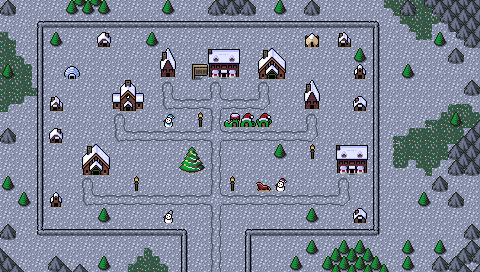

Rendered tile map (Tiled .tmx) drawn with the repository's tilesets; below, a short description and the map source with its tile grids summarised:
An orthogonal 30x17 tile map with 16x16 px tiles, 5 tile layers (Collision, Background, Ground, Clutter, ...), 2 tilesets and 8 objects.

<map version="1.10" tiledversion="1.10.1" orientation="orthogonal" renderorder="right-down" width="30" height="17" tilewidth="16" tileheight="16" infinite="0" nextlayerid="7" nextobjectid="48">
 <editorsettings>
  <export target="wastetown..tmx" format="tmx" />
 </editorsettings>
 <tileset firstgid="1" source="../tileset/main.tsx" />
 <tileset firstgid="10113" source="../tileset/buildings.tsx" />
 <layer id="6" name="Collision" width="30" height="17">
  <data>[510 cells, 69 non-empty, 5 distinct tile ids]</data>
 </layer>
 <layer id="1" name="Background" width="30" height="17">
  <data>[510 cells, 510 non-empty, 1 distinct tile ids]</data>
 </layer>
 <layer id="2" name="Ground" width="30" height="17">
  <data>[510 cells, 92 non-empty, 18 distinct tile ids]</data>
 </layer>
 <layer id="3" name="Clutter" width="30" height="17">
  <properties>
   <property name="spriteLayer" type="bool" value="true" />
  </properties>
  <data>[510 cells, 180 non-empty, 59 distinct tile ids]</data>
 </layer>
 <layer id="5" name="Rooftops" width="30" height="17">
  <data>[510 cells, 12 non-empty, 7 distinct tile ids]</data>
 </layer>
 <objectgroup id="4" name="Objects">
  <object id="38" template="../obj/entry_up.tx" x="192" y="271.659" width="48" height="16" />
  <object id="41" template="../obj/shop.tx" x="88" y="177.667" />
  <object id="42" template="../obj/shop.tx" x="119" y="113.667" />
  <object id="43" template="../obj/shop.tx" x="160.333" y="81.6667" />
  <object id="44" template="../obj/shop.tx" x="263.667" y="82.3333" />
  <object id="45" template="../obj/shop.tx" x="304.667" y="112.667" />
  <object id="46" template="../obj/shop.tx" x="343" y="178.667" />
  <object id="47" template="../obj/inn.tx" x="215.333" y="81.3333" />
 </objectgroup>
</map>
